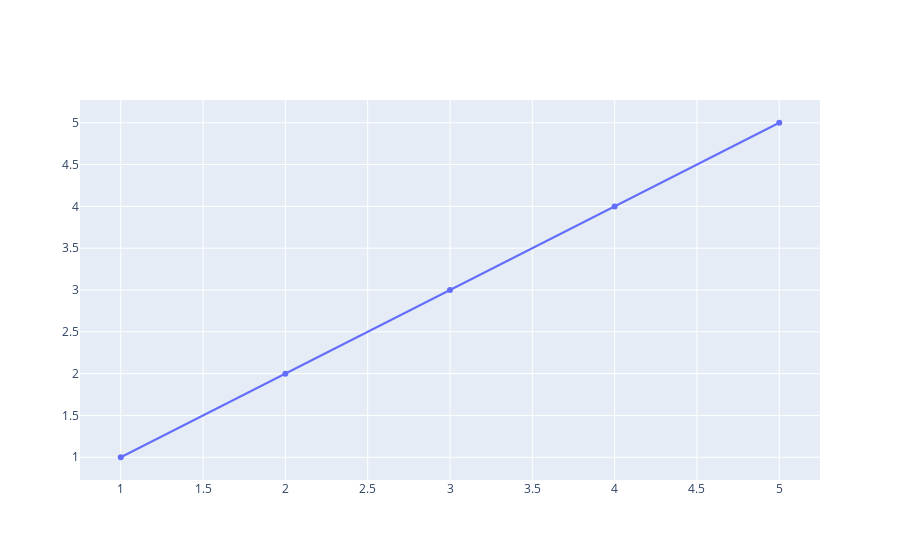

Notebook cell for this chart:
### Code cell
iplot([{"x":[1,2,3,4,5],"y":[1,2,3,4,5]}])

### Figure 1 — Plotly figure (JSON) as saved in the notebook; plotly's stock layout.template omitted (floating-point values rounded to 4 significant figures)
{"data": [{"type": "scatter", "x": [1, 2, 3, 4, 5], "y": [1, 2, 3, 4, 5]}], "layout": {"autosize": true, "xaxis": {"autorange": true, "range": [0.758, 5.242], "type": "linear"}, "yaxis": {"autorange": true, "range": [0.6699, 5.33], "type": "linear"}}}
